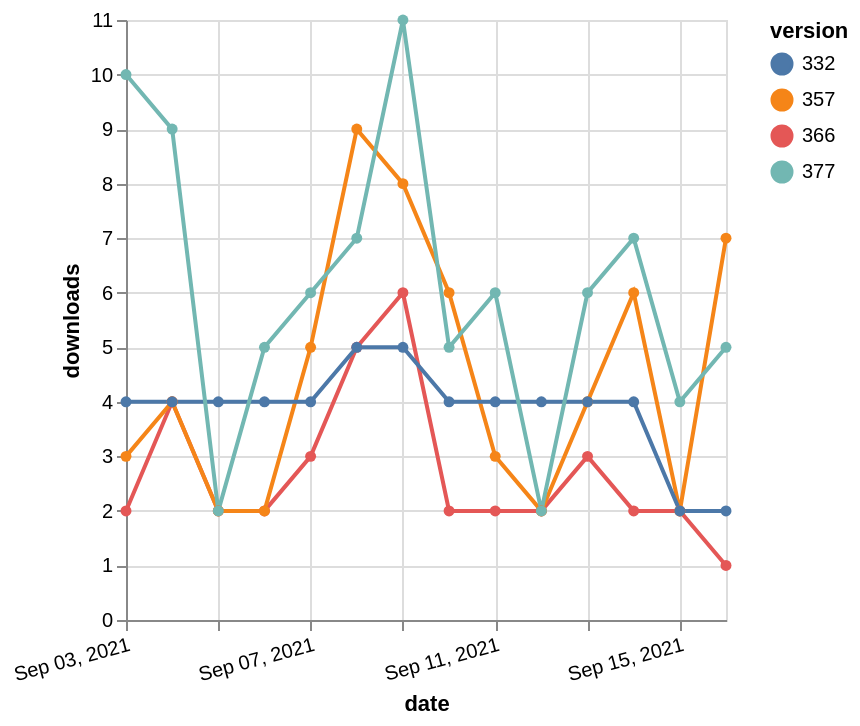

Describe this chart as a Vega-Lite specification.
### Vega-Lite specification from a JSON file in a GitHub repository (floating-point values rounded to 4 significant figures)
{"$schema": "https://vega.github.io/schema/vega-lite/v5.json", "description": "A simple bar chart with embedded data.", "data": {"values": [{"date": "2021-09-03", "total": 3959, "delta": 2, "version": "366"}, {"date": "2021-09-04", "total": 3963, "delta": 4, "version": "366"}, {"date": "2021-09-05", "total": 3965, "delta": 2, "version": "366"}, {"date": "2021-09-06", "total": 3967, "delta": 2, "version": "366"}, {"date": "2021-09-07", "total": 3970, "delta": 3, "version": "366"}, {"date": "2021-09-08", "total": 3975, "delta": 5, "version": "366"}, {"date": "2021-09-09", "total": 3981, "delta": 6, "version": "366"}, {"date": "2021-09-10", "total": 3983, "delta": 2, "version": "366"}, {"date": "2021-09-11", "total": 3985, "delta": 2, "version": "366"}, {"date": "2021-09-12", "total": 3987, "delta": 2, "version": "366"}, {"date": "2021-09-13", "total": 3990, "delta": 3, "version": "366"}, {"date": "2021-09-14", "total": 3992, "delta": 2, "version": "366"}, {"date": "2021-09-15", "total": 3994, "delta": 2, "version": "366"}, {"date": "2021-09-16", "total": 3995, "delta": 1, "version": "366"}, {"date": "2021-09-03", "total": 4779, "delta": 3, "version": "357"}, {"date": "2021-09-04", "total": 4783, "delta": 4, "version": "357"}, {"date": "2021-09-05", "total": 4785, "delta": 2, "version": "357"}, {"date": "2021-09-06", "total": 4787, "delta": 2, "version": "357"}, {"date": "2021-09-07", "total": 4792, "delta": 5, "version": "357"}, {"date": "2021-09-08", "total": 4801, "delta": 9, "version": "357"}, {"date": "2021-09-09", "total": 4809, "delta": 8, "version": "357"}, {"date": "2021-09-10", "total": 4815, "delta": 6, "version": "357"}, {"date": "2021-09-11", "total": 4818, "delta": 3, "version": "357"}, {"date": "2021-09-12", "total": 4820, "delta": 2, "version": "357"}, {"date": "2021-09-13", "total": 4824, "delta": 4, "version": "357"}, {"date": "2021-09-14", "total": 4830, "delta": 6, "version": "357"}, {"date": "2021-09-15", "total": 4832, "delta": 2, "version": "357"}, {"date": "2021-09-16", "total": 4839, "delta": 7, "version": "357"}, {"date": "2021-09-03", "total": 5432, "delta": 4, "version": "332"}, {"date": "2021-09-04", "total": 5436, "delta": 4, "version": "332"}, {"date": "2021-09-05", "total": 5440, "delta": 4, "version": "332"}, {"date": "2021-09-06", "total": 5444, "delta": 4, "version": "332"}, {"date": "2021-09-07", "total": 5448, "delta": 4, "version": "332"}, {"date": "2021-09-08", "total": 5453, "delta": 5, "version": "332"}, {"date": "2021-09-09", "total": 5458, "delta": 5, "version": "332"}, {"date": "2021-09-10", "total": 5462, "delta": 4, "version": "332"}, {"date": "2021-09-11", "total": 5466, "delta": 4, "version": "332"}, {"date": "2021-09-12", "total": 5470, "delta": 4, "version": "332"}, {"date": "2021-09-13", "total": 5474, "delta": 4, "version": "332"}, {"date": "2021-09-14", "total": 5478, "delta": 4, "version": "332"}, {"date": "2021-09-15", "total": 5480, "delta": 2, "version": "332"}, {"date": "2021-09-16", "total": 5482, "delta": 2, "version": "332"}, {"date": "2021-09-03", "total": 8350, "delta": 10, "version": "377"}, {"date": "2021-09-04", "total": 8359, "delta": 9, "version": "377"}, {"date": "2021-09-05", "total": 8361, "delta": 2, "version": "377"}, {"date": "2021-09-06", "total": 8366, "delta": 5, "version": "377"}, {"date": "2021-09-07", "total": 8372, "delta": 6, "version": "377"}, {"date": "2021-09-08", "total": 8379, "delta": 7, "version": "377"}, {"date": "2021-09-09", "total": 8390, "delta": 11, "version": "377"}, {"date": "2021-09-10", "total": 8395, "delta": 5, "version": "377"}, {"date": "2021-09-11", "total": 8401, "delta": 6, "version": "377"}, {"date": "2021-09-12", "total": 8403, "delta": 2, "version": "377"}, {"date": "2021-09-13", "total": 8409, "delta": 6, "version": "377"}, {"date": "2021-09-14", "total": 8416, "delta": 7, "version": "377"}, {"date": "2021-09-15", "total": 8420, "delta": 4, "version": "377"}, {"date": "2021-09-16", "total": 8425, "delta": 5, "version": "377"}]}, "width": "container", "mark": {"type": "line", "point": {"filled": true}}, "encoding": {"x": {"field": "date", "type": "temporal", "timeUnit": "yearmonthdate", "title": "date", "axis": {"labelAngle": -15}}, "y": {"field": "delta", "type": "quantitative", "title": "downloads"}, "color": {"field": "version", "type": "nominal"}, "tooltip": {"field": "delta"}}}
